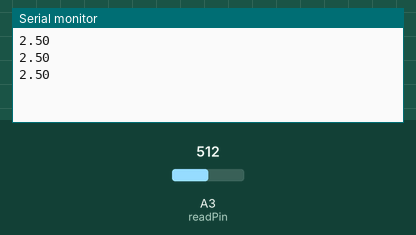
This sketch was run on a simulated Arduino Uno, built with avr-gcc and run on an emulated ATmega328P. Parts: the last lines printed to the serial monitor. Inputs (shaded band) come from the test bench; at power-on: A3 (readPin) = 512.

Above: at 1.3 s.
1.4 s: A3 (readPin) set to 716
At 1.9 s:
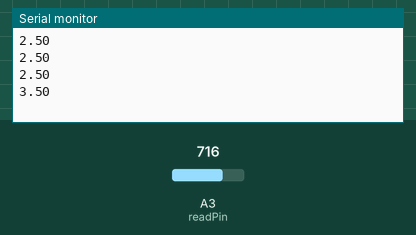
2.9 s: A3 (readPin) set to 900
At 3.4 s:
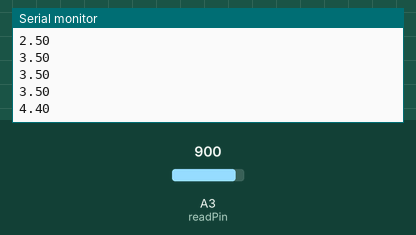
Timing chart, 0 to 5.9 s (numbered marks = the images above; inputs shaded):
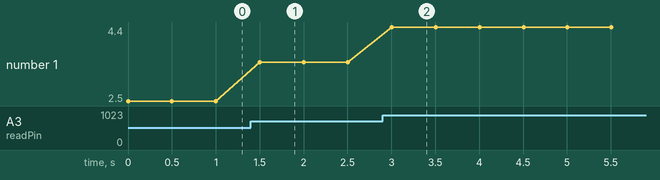

Measured:
- after the input at 1.4 s, the serial monitor: prints a new line after 0.10 s (image 1)
- after the input at 2.9 s, the serial monitor: prints a new line after 0.10 s (image 2)
- plotted number 1: 2.5 → 3.5 after the input at 1.4 s, 3.5 → 4.4 after the input at 2.9 s

The sketch:

potentiometer.ino
```cpp
int readPin=A3;
float v=0;
int readVal=0;
int del=500;
void setup() {
  // put your setup code here, to run once:
pinMode(readPin,INPUT);
Serial.begin(9600);
}

void loop() {
  // put your main code here, to run repeatedly:
readVal=analogRead(readPin);
v=(5./1023.)*readVal;

Serial.println(v);
delay(del);
}
```
